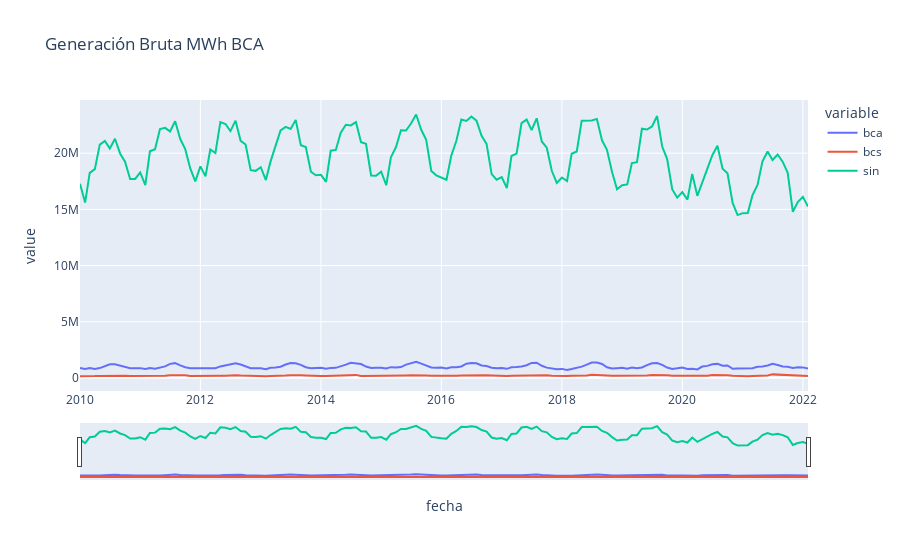

Notebook code cell kept with this figure:
### Code cell
import plotly.express as px

fig = px.line(df, x='fecha', y=['bca', 'bcs', 'sin'], title='Generación Bruta MWh BCA')
        
fig.update_xaxes(rangeslider_visible=True)
fig.show()

### Figure 1 — Plotly figure (JSON) as saved in the notebook; plotly's stock layout.template omitted (floating-point values rounded to 4 significant figures; data arrays with more than 128 entries replaced by an {"elided": "..."} marker saying what was removed)
{"data": [{"hovertemplate": "variable=bca<br>fecha=%{x}<br>value=%{y}<extra></extra>", "legendgroup": "bca", "line": {"color": "#636efa", "dash": "solid"}, "marker": {"symbol": "circle"}, "mode": "lines", "name": "bca", "orientation": "v", "showlegend": true, "type": "scatter", "x": {"elided": "146 str values"}, "xaxis": "x", "y": {"elided": "146 float values"}, "yaxis": "y"}, {"hovertemplate": "variable=bcs<br>fecha=%{x}<br>value=%{y}<extra></extra>", "legendgroup": "bcs", "line": {"color": "#EF553B", "dash": "solid"}, "marker": {"symbol": "circle"}, "mode": "lines", "name": "bcs", "orientation": "v", "showlegend": true, "type": "scatter", "x": {"elided": "146 str values"}, "xaxis": "x", "y": {"elided": "146 float values"}, "yaxis": "y"}, {"hovertemplate": "variable=sin<br>fecha=%{x}<br>value=%{y}<extra></extra>", "legendgroup": "sin", "line": {"color": "#00cc96", "dash": "solid"}, "marker": {"symbol": "circle"}, "mode": "lines", "name": "sin", "orientation": "v", "showlegend": true, "type": "scatter", "x": {"elided": "146 str values"}, "xaxis": "x", "y": {"elided": "146 float values"}, "yaxis": "y"}], "layout": {"legend": {"title": {"text": "variable"}, "tracegroupgap": 0}, "title": {"text": "Generación Bruta MWh BCA"}, "xaxis": {"anchor": "y", "domain": [0, 1], "rangeslider": {"visible": true}, "title": {"text": "fecha"}}, "yaxis": {"anchor": "x", "domain": [0, 1], "title": {"text": "value"}}}}
